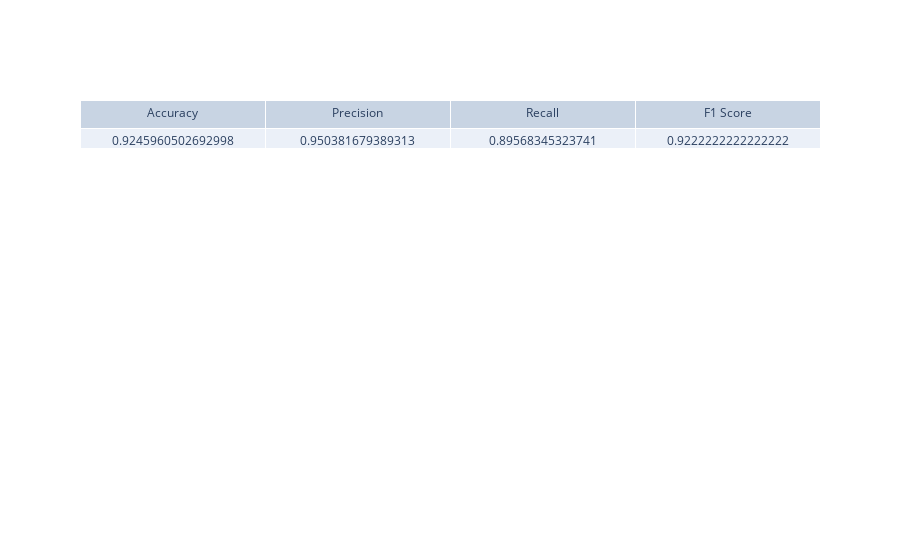

This figure's notebook cell:
### Code cell
y_pred2 = xgb.predict(X_test)

print('Accuracy :',accuracy_score(y_test, y_pred2))
print('Confusion Matrix :',confusion_matrix(y_test, y_pred2))

fig = go.Figure(data=[go.Table(header=dict(values=['Accuracy', 'Precision', 'Recall', 'F1 Score']),
                    cells=dict(values=[accuracy_score(y_test, y_pred2), precision_score(y_test, y_pred2), recall_score(y_test, y_pred2), f1_score(y_test, y_pred2)]))
                        ])
fig.show()

### Figure 1 — Plotly figure (JSON) as saved in the notebook; plotly's stock layout.template omitted (floating-point values rounded to 4 significant figures)
{"data": [{"cells": {"values": [0.9246, 0.9504, 0.8957, 0.9222]}, "header": {"values": ["Accuracy", "Precision", "Recall", "F1 Score"]}, "type": "table"}], "layout": {}}
